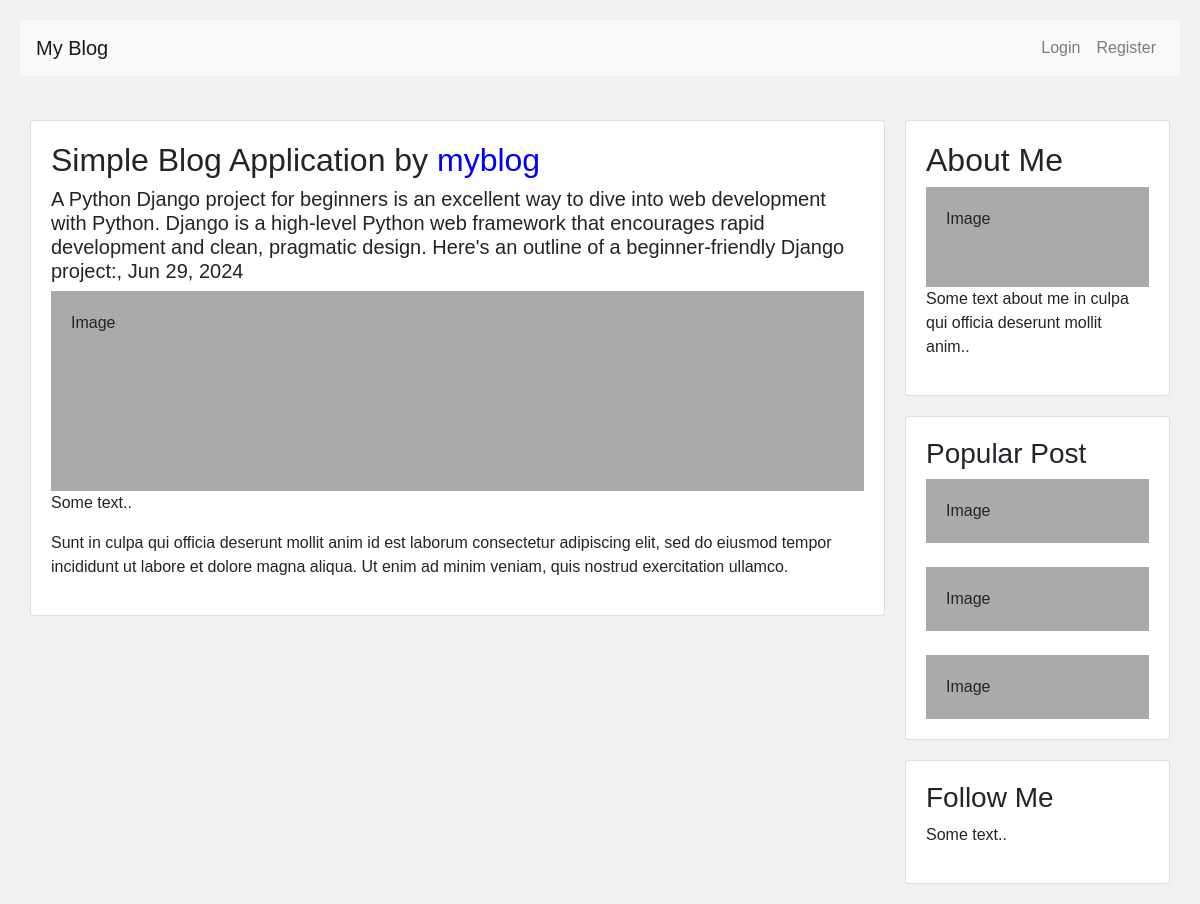
Page /post on the committed database.
### blog/models.py (models this page shows, shortened)
class Post(models.Model):
    title = models.CharField(max_length=200)
    content = models.TextField()
    author = models.ForeignKey(User, on_delete=models.CASCADE)
    created_at = models.DateTimeField(auto_now_add=True)
    updated_at = models.DateTimeField(auto_now=True)

### blog/views.py (the view)
# urls.py: path('post',post_list,name='post'),
def post_list(request):
    posts = Post.objects.all()
    return render(request, 'blog/post_list.html', {'posts': posts})

### template/blog/post_list.html (shortened to what this page needs)
{% extends "blog/base.html" %}
{% block content %}
<!DOCTYPE html>
<html>
<head>
</head>
<body>
<div class="row">
  <div class="leftcolumn">
  	{% for post in posts %}
    <div class="card">
      <h2>{{ post.title }} by <span style="color: blue">{{ post.author }}</span></h2>
      <h5>{{ post.content }}, {{ post.created_at|date:"M d, Y" }}</h5>
      <div class="fakeimg" style="height:200px;">Image</div>
      <p>Some text..</p>
      <p>Sunt in culpa qui officia deserunt mollit anim id est laborum consectetur adipiscing elit, sed do eiusmod tempor incididunt ut labore et dolore magna aliqua. Ut enim ad minim veniam, quis nostrud exercitation ullamco.</p>
    </div>
    {% endfor %}
	</div>
	<div class="rightcolumn">
    <div class="card">
      <h2>About Me</h2>
      <div class="fakeimg" style="height:100px;">Image</div>
      <p>Some text about me in culpa qui officia deserunt mollit anim..</p>
    </div>
    <div class="card">
      <h3>Popular Post</h3>
      <div class="fakeimg">Image</div><br>
      <div class="fakeimg">Image</div><br>
      <div class="fakeimg">Image</div>
    </div>
    <div class="card">
      <h3>Follow Me</h3>
      <p>Some text..</p>
    </div>
  </div>
</div>
</body>
</html>
{% endblock %}

### template/blog/base.html (shortened to what this page needs)
<!DOCTYPE html>
<html lang="en">
<head>
    <link rel="stylesheet" href="https://stackpath.bootstrapcdn.com/bootstrap/4.5.2/css/bootstrap.min.css">
</head>
<body>
    <nav class="navbar navbar-expand-lg navbar-light bg-light">
        <a class="navbar-brand" href="/">My Blog</a>
        <div class="collapse navbar-collapse" id="navbarNav">
            <ul class="navbar-nav ml-auto">
                {% if user.is_authenticated %}
                    <li class="nav-item">
                        <a class="nav-link" href="#">Hello, {{ user.username }}</a>
                    </li>
                    <li class="nav-item">
                        <form class="form-inline" method="POST" action="{% url 'logout' %}">
                            {% csrf_token %}
                            <button class="btn btn-link nav-link" type="submit">Logout</button>
                        </form>
                    </li>
                {% else %}
                    <li class="nav-item">
                        <a class="nav-link" href="{% url 'login' %}">Login</a>
                    </li>
                    <li class="nav-item">
                        <a class="nav-link" href="{% url 'register' %}">Register</a>
                    </li>
                {% endif %}
            </ul>
        </div>
    </nav>
    <div class="container mt-4">
        {% block content %}
        {% endblock %}
    </div>
</body>
</html>

### template/blog/post_list.html (style rules this page uses)
* { box-sizing: border-box; }
body { font-family: Arial; padding: 20px; background: #f1f1f1; }
.leftcolumn { float: left; width: 75%; }
.rightcolumn { float: left; width: 25%; padding-left: 20px; }
.fakeimg { background-color: #aaa; width: 100%; padding: 20px; }
.card { background-color: white; padding: 20px; margin-top: 20px; }
.row:after { content: ""; display: table; clear: both; }

### rows in the picture
Post: title "Simple Blog Application", author "myblog", content "A Python Django project for beginners is an excellent way to dive into web development with Python. Django is a high-level Python web framework that encourages rapid development and clean, pragmatic design. Here's an outline of a beginner-friendly Django project:", created_at "Jun 29, 2024"
